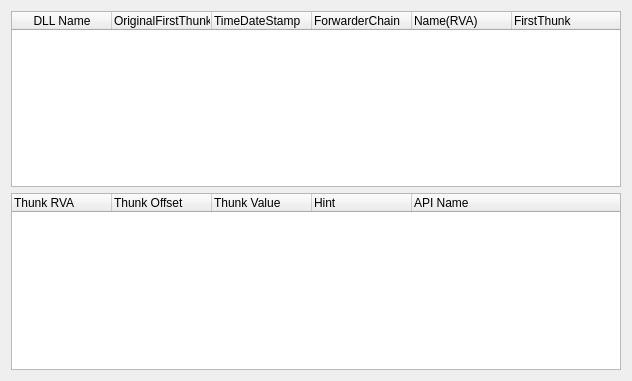
<?xml version="1.0" encoding="UTF-8"?>
<ui version="4.0">
 <class>QImport</class>
 <widget class="QWidget" name="QImport">
  <property name="geometry">
   <rect>
    <x>0</x>
    <y>0</y>
    <width>632</width>
    <height>381</height>
   </rect>
  </property>
  <property name="windowTitle">
   <string>[ Import Descriptor (导入表) ]</string>
  </property>
  <layout class="QVBoxLayout" name="verticalLayout">
   <item>
    <widget class="QTreeWidget" name="treeWidget">
     <column>
      <property name="text">
       <string>DLL Name</string>
      </property>
      <property name="textAlignment">
       <set>AlignCenter</set>
      </property>
     </column>
     <column>
      <property name="text">
       <string>OriginalFirstThunk</string>
      </property>
     </column>
     <column>
      <property name="text">
       <string>TimeDateStamp</string>
      </property>
     </column>
     <column>
      <property name="text">
       <string>ForwarderChain</string>
      </property>
     </column>
     <column>
      <property name="text">
       <string>Name(RVA)</string>
      </property>
     </column>
     <column>
      <property name="text">
       <string>FirstThunk</string>
      </property>
     </column>
    </widget>
   </item>
   <item>
    <widget class="QTreeWidget" name="treeWidget_2">
     <column>
      <property name="text">
       <string>Thunk RVA</string>
      </property>
     </column>
     <column>
      <property name="text">
       <string>Thunk Offset</string>
      </property>
     </column>
     <column>
      <property name="text">
       <string>Thunk Value</string>
      </property>
     </column>
     <column>
      <property name="text">
       <string>Hint</string>
      </property>
     </column>
     <column>
      <property name="text">
       <string>API Name</string>
      </property>
     </column>
    </widget>
   </item>
  </layout>
 </widget>
 <layoutdefault spacing="6" margin="11"/>
 <resources/>
 <connections/>
</ui>
